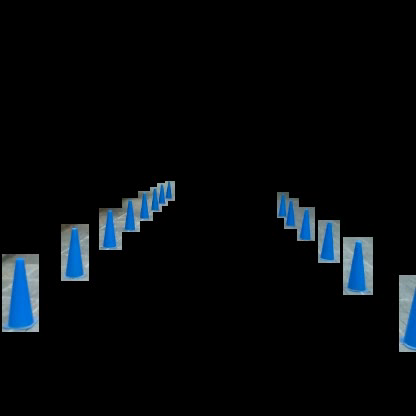
#> input picture frame 27 of newcone/masked2.mp4, 416 x 416 px
$ python cone.py
#> lines starting #> are read from the running program, lines starting #| are printed output that depends on the picture; after the words box and inside, x2 and y2 are one past the last pixel; in counts of white or black regions, pixels touching at a corner belong together
import cv2
import numpy as np
import json
import imutils


json_filename = "D:/Solethon/perception/keypoint/test0_cones.json"
with open(json_filename) as f:
#> (reads keypoint/test0_cones.json from the repository)
    json_data = json.load(f)

path = "D:/Solethon/keypoint/newcone/masked2.mp4"
# output_video_path = "D:/Solethon/keypoint/newcone/masked2.mp4"
cap = cv2.VideoCapture(path)

# Laptop camera
#pt = [(0,100), (-900,450), (600,100), (1500,450)]

# intel camera
pt = [(0,225), (-1500,500), (600,225), (2100,500)]

i=0


# [5 lines left out: function set_saved_video, not called in this run]

# video = set_saved_video(cap,output_video_path, (416, 416))

while cap.isOpened():

    print("cap is open")
    #############################################################################
    ##########################  cone detection  #################################
    #############################################################################
    _, frame = cap.read()
#> frame is the input picture: shape (416, 416, 3); mean B, G, R 12.1, 9.4, 6.1
    ######################### isolation of cones################################################


    # frame = cv2.cvtColor(frame, cv2.COLOR_BGR2RGB)

    # for i in range(len(json_data[1]['log_data'])):
    detections = json_data[1]['log_data'][i]['detections']
    cv2.imshow("win",frame)
    # c=[]
    x = np.zeros(frame.shape[:2], dtype="uint8")
    for j in range(len(detections)):


        x= cv2.rectangle(x,(detections[j][2][0:2]),(detections[j][2][2:4]),(255,255,255),-1)


        masked = cv2.bitwise_and(frame, frame, mask=x)


        masked[detections[j][2][0]:detections[j][2][1],detections[j][2][2]:detections[j][2][3]]
        cv2.imshow("sep",masked)
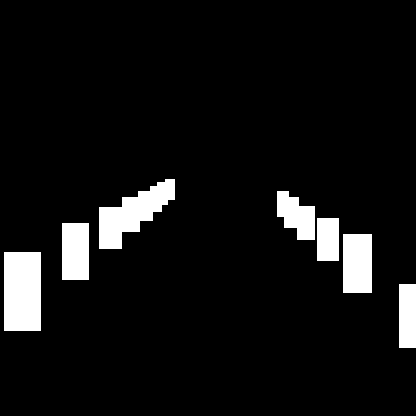
#> x: shape (416, 416); 6.9% white; 7 white regions, largest, box (x1, y1, x2, y2) and area: (4, 252, 41, 331) 2923, (99, 179, 175, 249) 2561, (343, 234, 372, 293) 1711
        # [58 lines of commented-out code are left out]
    i+=1
    # print(len(c))
    # for i in range(len(c)):
    #     cv2.imshow("c",c[i])
    ind_rec = frame[detections[j][2][0]:detections[j][2][1],detections[j][2][2]:detections[j][2][3]]
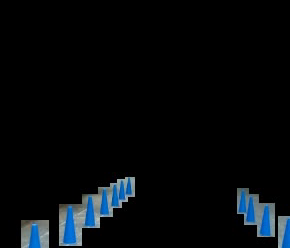
#> ind_rec: shape (248, 290, 3); mean B, G, R 10.9, 8.6, 5.6
    if ind_rec.all() != None:
         # print(ind_rec)
        cv2.imshow('rec',ind_rec)
    #video.write(masked)
#####################################################################################################
#############################convex hull#######################################################
    gray = cv2.cvtColor(frame, cv2.COLOR_BGR2GRAY) # convert to grayscale
    blur = cv2.blur(gray, (3, 3)) # blur the image
    ret, thresh = cv2.threshold(blur, 105, 255, cv2.THRESH_BINARY)
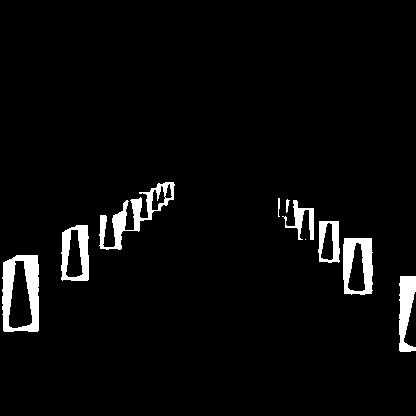
#> thresh: shape (416, 416); 4% white; 10 white regions (1 under 20 px)
    cv2.imshow("Win",thresh)
    contours, hierarchy = cv2.findContours(thresh, cv2.RETR_TREE, cv2.CHAIN_APPROX_SIMPLE)
#> contours = 16 contours, 3 with area under 20; largest, box (x1, y1, x2, y2) and area: (2, 255, 39, 332) 2595, (343, 238, 373, 295) 1543, (61, 225, 89, 281) 1356, (99, 182, 175, 250) 1338, (8, 260, 33, 329) 1132

    # create hull array for convex hull points
    hull = []

    # calculate points for each contour
    for i in range(len(contours)):
        # creating convex hull object for each contour
        hull.append(cv2.convexHull(contours[i], False))
#> this loop made 16 passes
#> after the loop, hull = 16 contours, 2 with area under 20; largest, box (x1, y1, x2, y2) and area: (2, 255, 39, 332) 2662, (99, 182, 175, 250) 2648, (343, 238, 373, 295) 1596, (61, 225, 89, 281) 1418, (8, 260, 33, 329) 1207
    # cv2.imshow("Win2",hull)
    # create an empty black image
    drawing = np.zeros((thresh.shape[0], thresh.shape[1], 3), np.uint8)

    # draw contours and hull points
    for i in range(len(contours)):
        color_contours = (0, 255, 0) # green - color for contours
        color = (255, 255, 255) # blue - color for convex hull
        # draw ith contour
        b =cv2.drawContours(drawing, contours, i, color_contours, 1, 8, hierarchy)
        # draw ith convex hull object
        a =cv2.drawContours(drawing, hull, i, color, 1, 8)
        cv2.imshow("drawing",b)
#> this loop made 16 passes
#> pass 2, `a =cv2.drawContours(drawing, hull, i, color, 1, 8)`:
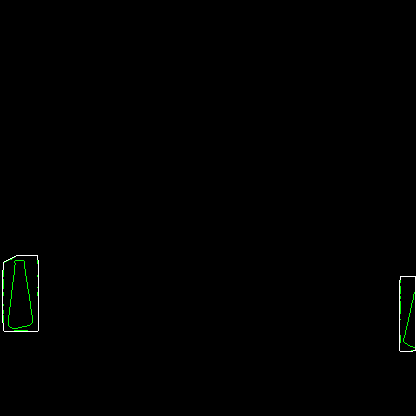
#> a: shape (416, 416, 3); mean of channels 0, 1, 2 0.6, 1.1, 0.6; drawn as B, G, R
#> after the loop:
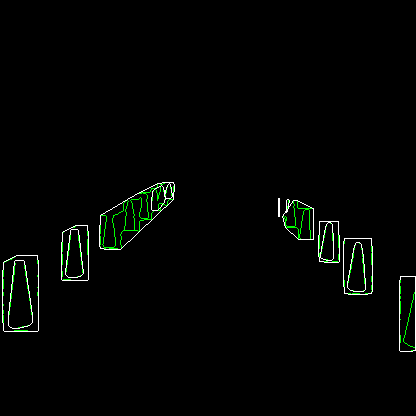
#> drawing: shape (416, 416, 3); mean of channels 0, 1, 2 2.6, 4.2, 2.6; drawn as B, G, R


    #############################################################################################
    frame = b
    frame = cv2.resize(frame, (600, 450))
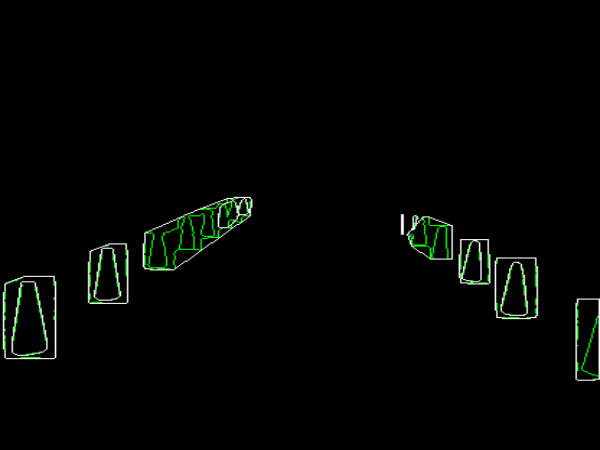
#> frame: shape (450, 600, 3); mean of channels 0, 1, 2 2.6, 4.2, 2.6; drawn as B, G, R
    #frame = cv2.imread('coneimg.png')
    img_HSV = cv2.cvtColor(frame, cv2.COLOR_RGB2HSV)
#> img_HSV: shape (450, 600, 3); mean H, S, V 0.9, 3, 4.2

    img_thresh_low = cv2.inRange(img_HSV, np.array([0, 135, 135]),np.array([15, 255, 255]))  # everything that is included in the "left red"
#> img_thresh_low: shape (450, 600); every value is 0
    # [9 lines of commented-out code are left out]
    img_thresh = img_thresh_low

    kernel = np.ones((5, 5))
    # [5 lines of commented-out code are left out]
    img_thresh_blurred = img_thresh_low

    img_edges = cv2.Canny(img_thresh_blurred, 80, 160)
    cv2.imshow("img_edges",img_edges)
    contours, _ = cv2.findContours(np.array(img_edges), cv2.RETR_EXTERNAL, cv2.CHAIN_APPROX_SIMPLE)
#> contours = []

    img_contours = np.zeros_like(img_edges)


    p =cv2.drawContours(img_contours, contours, -1, (255, 255, 255), 2)
    # cv2.imshow("p",p)

    approx_contours = []

    for c in contours:
        approx = cv2.approxPolyDP(c, 10, closed=True)
        approx_contours.append(approx)
#> this loop made 0 passes
#> after the loop, approx_contours = []
    img_approx_contours = np.zeros_like(img_edges)
    q = cv2.drawContours(img_approx_contours, approx_contours, -1, (255, 255, 255), 1)
    # cv2.imshow("q",q)

    all_convex_hulls = []
    for ac in approx_contours:
        all_convex_hulls.append(cv2.convexHull(ac))
#> after the loop, all_convex_hulls = []
    img_all_convex_hulls = np.zeros_like(img_edges)
    r = cv2.drawContours(img_all_convex_hulls, all_convex_hulls, -1, (255, 255, 255), 2)
    # cv2.imshow("r",r)

    convex_hulls_3to10 = []
    for ch in all_convex_hulls:
        if 3 <= len(ch) <= 10:
            convex_hulls_3to10.append(cv2.convexHull(ch))
#> after the loop, convex_hulls_3to10 = []
    img_convex_hulls_3to10 = np.zeros_like(img_edges)

    s = cv2.drawContours(img_convex_hulls_3to10, convex_hulls_3to10, -1, (255, 255, 255), 2)  #the result is directly declare in the first parameter img_convex_hulls_3to10


    # cv2.imshow("s",s)


    # [40 lines left out: function convex_hull_pointing_up, not called in this run]


    cones = []
    bounding_rects = []
    for ch in convex_hulls_3to10:
        if convex_hull_pointing_up(ch):
            cones.append(ch)
            rect = cv2.boundingRect(ch)
            bounding_rects.append(rect)
#> after the loop, bounding_rects = []; cones = []

    img_res = frame.copy()
    # img_res = masked.copy()
    # img_res = b.copy()

    cv2.drawContours(img_res, cones, -1, (255, 255, 255), 2)
    transf = np.zeros([450, 600, 3])

    mybox = []
    pts1 = np.float32([pt[0],pt[1],pt[2],pt[3]])
    pts2 = np.float32([[0,0],[0,450],[600,0],[600,450]])

    M = cv2.getPerspectiveTransform(pts1,pts2)
#> M = [[-0.324, -1.76, 397.1], [-1.08e-16, -3.18, 714.7], [-2.12e-19, -0.00588, 1]]
    transf = np.zeros([450, 600, 3])
    # print(bounding_rects)
    for rect in bounding_rects:
        print('previous', rect[0], rect[1], rect[2], rect[3])
        cv2.rectangle(img_res, (rect[0], rect[1]), (rect[0] + rect[2], rect[1] + rect[3]), (1, 255, 1), 6)
        cv2.circle(img_res,(rect[0], rect[1]), 5, (0,200,255), -1)
        cv2.circle(img_res,(rect[0] + rect[2], rect[1] + rect[3]), 5, (0,200,255), -1)
        cv2.circle(img_res,(rect[0] + rect[2]//2, rect[1] + rect[3]), 5, (255,0,255), -1)
        a = np.array([[(rect[0] + rect[2]), (rect[1] + rect[3])]], dtype='float32')
        a = np.array([a])

        pointsOut = cv2.perspectiveTransform(a, M)
        box = pointsOut[0][0][0], pointsOut[0][0][1]
        mybox.append(box)
        cv2.circle(img_res,((rect[0] + rect[2]//2), (rect[1] + rect[3])), 5, (0,0,255), -1)
        dst2 = cv2.warpPerspective(img_res,M,(600,450), flags=cv2.INTER_LINEAR)
#> after the loop, mybox = []
        # print(dst2)
        # cv2.circle(dst2,box, 5, (0,225,255), -1)
        # cv2.circle(transf,box, 5, (0,225,255), -1)


    dst2 = cv2.warpPerspective(img_res,M,(600,450), flags=cv2.INTER_LINEAR)
    #############################################################################


    #############################################################################
    ####################### inverse perspective transform   #####################
    #############################################################################

    img = cv2.resize(img_res, (600, 450))
    rows,cols,channels = img.shape
#> rows = 450; cols = 600; channels = 3

    #cv2.circle(transf,pt[0], 5, (0,0,255), -1) 	# Filled
    #cv2.circle(transf,pt[1], 5, (0,0,255), -1) 	# Filled
    #cv2.circle(transf,pt[2], 5, (0,0,255), -1) 	# Filled
    #scv2.circle(transf,pt[3], 5, (0,0,255), -1) 	# Filled

    cv2.circle(img,pt[0], 5, (0,0,255), -1) 	# Filled
#> img: shape (450, 600, 3); 0.02% of pixels changed, all inside (x1, y1, x2, y2) = (0, 220, 6, 231)
    cv2.circle(img,pt[1], 5, (0,0,255), -1) 	# Filled
    cv2.circle(img,pt[2], 5, (0,0,255), -1) 	# Filled
#> img: shape (450, 600, 3); mean of channels 0, 1, 2 2.6, 4.2, 2.7
    cv2.circle(img,pt[3], 5, (0,0,255), -1) 	# Filled

    #pts1 = np.float32([[30,111],[34,326],[561,53],[554,381]])

    dst = cv2.warpPerspective(img,M,(600,450), flags=cv2.INTER_LINEAR)

    cv2.imshow("MASKED",masked)
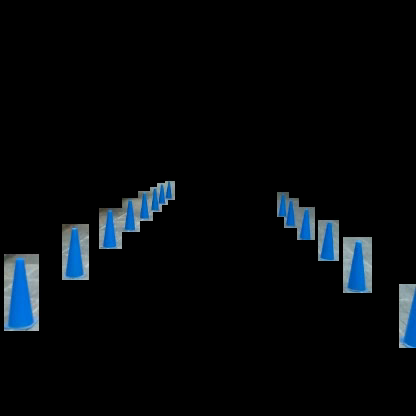
#> window 'MASKED': shape (416, 416, 3); mean B, G, R 11.3, 8.7, 5.4
    cv2.imshow('image',img_res)
    # cv2.imshow('transform', dst2)
    # cv2.imshow('coordinates', transf)

    #############################################################################

    key = cv2.waitKey(100)
#> (key Esc is pressed here)
    if key == 27:
        break
    # except:
    #     print("detections not found")
    #     break

## Close and exit
cap.release()
#out.release()
cv2.destroyAllWindows()
# video.release()
print("it's done")
